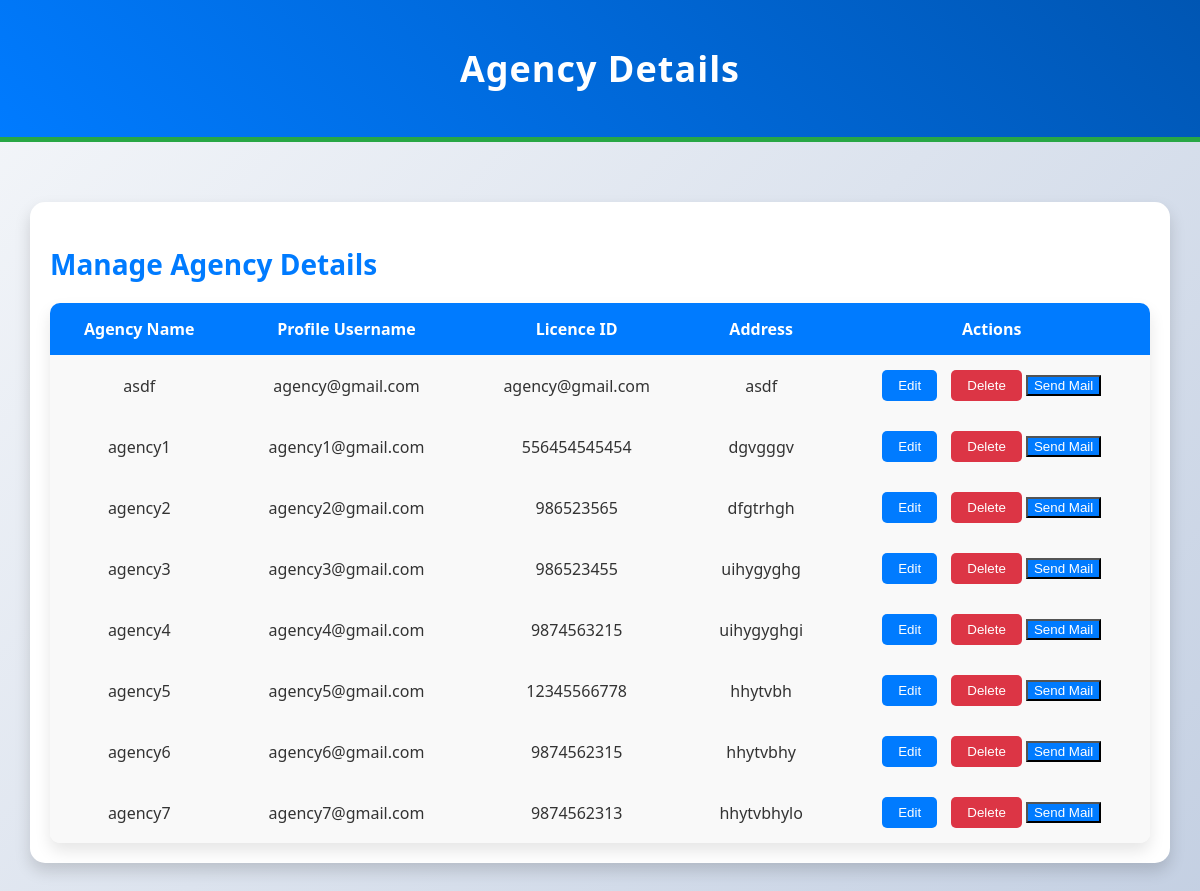
Screenshot of /agency_details/ with the database file from the repository.
### Bengali/models.py (models this page shows, shortened)
class AgencyDetails(models.Model):
     profile=models.OneToOneField('Profile',on_delete=models.CASCADE,related_name="agency_profile",null=True,blank=True)
     agency_name=models.CharField(max_length=150)
     licence_id=models.CharField(max_length=255,null=True)
     address=models.CharField(max_length=140,null=True)

class Profile(AbstractUser):
    USERNAME_FIELD='email'
    REQUIRED_FIELDS=[]
    objects = CustomUserManager()
    username = models.CharField(max_length=150, blank=True, null=True)
    first_name = models.CharField(max_length=150, blank=True, null=True)
    last_name= models.CharField(max_length=150, blank=True, null=True)
    role = models.CharField(max_length=15,choices=RoleChoices.choices)
    email=models.EmailField(unique=True)
    phone=models.CharField(max_length=15, blank=True, null=True)
    age=models.IntegerField(blank=True, null=True)
    worker_approved=models.BooleanField(blank=True, null=True)
    groups = models.ManyToManyField(
        Group,
            related_name="profile_groups",  # Set unique related_name
            blank=True
        )
    user_permissions = models.ManyToManyField(
            Permission,
            related_name="profile_permissions",  # Set unique related_name
            blank=True
        )

### Bengali/views.py (the view)
# urls.py: path('agency_details/', views.agency_details, name='agency_details'),
def agency_details(request):
    agencies = AgencyDetails.objects.all()
    return render(request, 'agency_details.html', {'agencies': agencies})

### templates/agency_details.html (shortened to what this page needs)
<!DOCTYPE html>
<html lang="en">
<head>
</head>
<body>
    <header>
        <h1>Agency Details</h1>
    </header>
    <main>
        <section id="agency-details">
            <h2>Manage Agency Details</h2>
            <table>
                <thead>
                    <tr>
                        <th>Agency Name</th>
                        <th>Profile Username</th>
                        <th>Licence ID</th>
                        <th>Address</th>
                        <th>Actions</th>
                    </tr>
                </thead>
                <tbody>
                    {% for agency in agencies %}
                    <tr>
                        <td>{{ agency.agency_name }}</td>
                        <td>{{ agency.profile.username }}</td>
                        <td>{{ agency.licence_id }}</td>
                        <td>{{ agency.address }}</td>
                        <td>
                            <button class="edit-btn">Edit</button>
                            <button class="delete-btn">Delete</button>
                            <button class="send-mail">Send Mail</button>
                        </td>
                    </tr>
                    {% empty %}
                    <tr>
                        <td colspan="5">No agency details found.</td>
                    </tr>
                    {% endfor %}
                </tbody>
            </table>
        </section>
    </main>
</body>
</html>

### templates/agency_details.html (style rules this page uses)
body { font-family: 'Segoe UI', Tahoma, Geneva, Verdana, sans-serif; background: linear-gradient(135deg, #f5f7fa, #c3cfe2); margin: 0; padding: 0; color: #333; }
header { background: linear-gradient(45deg, #007bff, #0056b3); color: white; padding: 20px; text-align: center; border-bottom: 5px solid #28a745; }
header h1 { font-size: 36px; letter-spacing: 1px; }
main { padding: 30px; max-width: 1200px; margin: 30px auto; }
section { background-color: white; padding: 20px; border-radius: 15px; box-shadow: 0 8px 16px rgba(0, 0, 0, 0.15); margin-bottom: 30px; }
h2 { color: #007bff; font-size: 28px; margin-bottom: 20px; }
table { width: 100%; margin-top: 20px; border-collapse: collapse; border-radius: 10px; overflow: hidden; box-shadow: 0 8px 16px rgba(0, 0, 0, 0.1); }
thead { background-color: #007bff; color: white; }
th, td { padding: 15px; text-align: center; font-size: 16px; }
tbody tr { background-color: #f9f9f9; }
.edit-btn, .delete-btn { padding: 8px 16px; border: none; border-radius: 5px; cursor: pointer; }
.edit-btn { background-color: #007bff; color: white; }
.delete-btn { background-color: #dc3545; color: white; margin-left: 10px; }
.send-mail { background-color: #007bff; color: white; }

### rows the page displays
AgencyDetails: agency_name "asdf", profile.username "agency@gmail.com", licence_id "agency@gmail.com", address "asdf"
AgencyDetails: agency_name "agency1", profile.username "agency1@gmail.com", licence_id "556454545454", address "dgvgggv"
AgencyDetails: agency_name "agency2", profile.username "agency2@gmail.com", licence_id "986523565", address "dfgtrhgh"
AgencyDetails: agency_name "agency3", profile.username "agency3@gmail.com", licence_id "986523455", address "uihygyghg"
AgencyDetails: agency_name "agency4", profile.username "agency4@gmail.com", licence_id "9874563215", address "uihygyghgi"
AgencyDetails: agency_name "agency5", profile.username "agency5@gmail.com", licence_id "12345566778", address "hhytvbh"
AgencyDetails: agency_name "agency6", profile.username "agency6@gmail.com", licence_id "9874562315", address "hhytvbhy"
AgencyDetails: agency_name "agency7", profile.username "agency7@gmail.com", licence_id "9874562313", address "hhytvbhylo"
